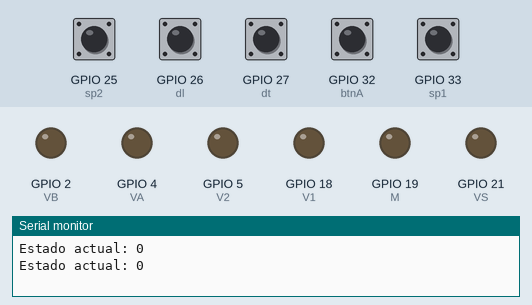
Recording of a sketch running on a simulated ESP32. Parts: output pins drawn as LEDs (lit = HIGH), the last lines printed to the serial monitor. The test bench sets the inputs (shaded band); at power-on: GPIO 25 (sp2), GPIO 26 (dl), GPIO 27 (dt), GPIO 32 (btnA), GPIO 33 (sp1) HIGH.

Above: at 1.2 s.
1.3 s: GPIO 32 (btnA) pulled LOW for 0.15 s
At 2.5 s:
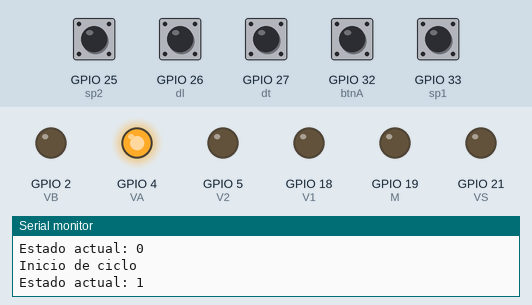
2.9 s: GPIO 33 (sp1) pulled LOW for 0.15 s
At 3.4 s:
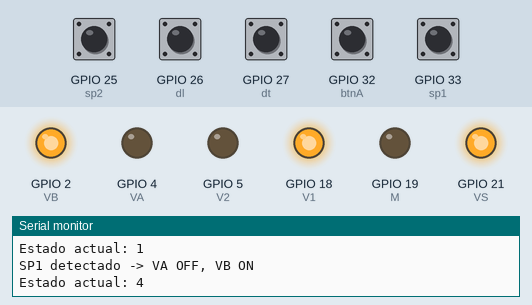
Timing chart, 0 to 5.9 s (numbered marks = the images above; inputs shaded):
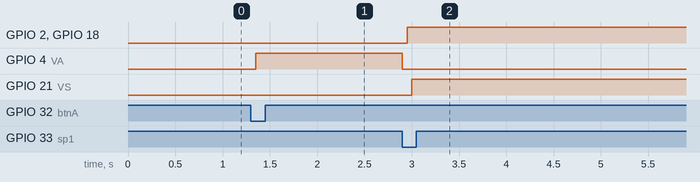

Measured:
- after the input at 1.3 s, GPIO 4 (VA): LOW → HIGH after 0.05 s
- after the input at 2.9 s, GPIO 2 (VB), GPIO 18 (V1): LOW → HIGH after 0.05 s; GPIO 4 (VA): HIGH → LOW at once; GPIO 21 (VS): LOW → HIGH after 0.10 s

The sketch:

Automat_tanque_rtos.ino
```cpp
// ============================================================
// PROGRAMA: Secuencia neumática con máquina de estados (ESP32 + FreeRTOS)
// Descripción: Control de válvulas, motor y sensores mediante tareas paralelas.
// ============================================================

// ------------------------------------------------------------
// CONFIGURACIÓN DEL NÚCLEO DEL ESP32
// ------------------------------------------------------------
#if CONFIG_FREERTOS_UNICORE
  static const BaseType_t app_cpu = 0;    // Si el ESP32 usa un solo núcleo -> usar núcleo 0
#else
  static const BaseType_t app_cpu = 1;    // Si usa dos núcleos -> usar el 1 (deja el 0 libre para WiFi/Bluetooth)
#endif


// ------------------------------------------------------------
// DECLARACIÓN DE PINES
// ------------------------------------------------------------

// Entradas (botones y sensores)
const int btnA = 32;   // Botón de inicio
const int sp1  = 33;   // Sensor de posición 1
const int sp2  = 25;   // Sensor de posición 2
const int dl   = 26;   // Sensor límite DL
const int dt   = 27;   // Sensor límite DT

// Salidas (válvulas, motor, etc.)
const int VA = 4;      // Válvula A
const int VB = 2;      // Válvula B
const int V2 = 5;      // Válvula 2
const int V1 = 18;     // Válvula 1
const int M  = 19;     // Motor
const int VS = 21;     // Válvula S


// ------------------------------------------------------------
// VARIABLES DE CONTROL
// ------------------------------------------------------------
int estado = 0;         // Representa el estado actual de la máquina de estados
bool start = false;     // Bandera (actualmente no utilizada)


// ------------------------------------------------------------
// TAREA PRINCIPAL: Secuencia del proceso
// ------------------------------------------------------------
void tareaSecuencia(void *parameter) {
  while (1) {   // Ciclo infinito de la tarea
    switch (estado) {

      // ------------------------------------------------------
      // ESTADO 0: Esperar botón de inicio
      // ------------------------------------------------------
      case 0:
        if (digitalRead(btnA) == LOW) {         // Si el botón se presiona (activo en bajo)
          Serial.println("Inicio de ciclo");
          estado = 1;                           // Avanza al siguiente estado
        }
        break;

      // ------------------------------------------------------
      // ESTADO 1: Activar válvula VA hasta que SP1 se active
      // ------------------------------------------------------
      case 1:
        digitalWrite(VA, HIGH);                 // Enciende válvula A
        if (digitalRead(sp1) == LOW) {          // Si el sensor SP1 se activa
          digitalWrite(VA, LOW);                // Apaga VA
          Serial.println("SP1 detectado -> VA OFF, VB ON");
          estado = 2;                           // Avanza al estado 2
        }
        break;

      // ------------------------------------------------------
      // ESTADO 3: (Versión alternativa, activa motor 10 s)
      // ------------------------------------------------------
      case 3:
        digitalWrite(VB, HIGH);                 // Enciende válvula B
        if (digitalRead(sp2) == LOW) {          // Si SP2 se activa
          digitalWrite(VB, LOW);                // Apaga VB
          Serial.println("SP2 detectado -> VB OFF, V2 ON (5s)");
          digitalWrite(M, HIGH);                // Enciende motor
          vTaskDelay(pdMS_TO_TICKS(10000));     // Espera 10 segundos
          digitalWrite(M, LOW);                 // Apaga motor
          estado = 4;                           // Pasa al estado 4
        }
        break;

      // ------------------------------------------------------
      // ESTADO 2: Activar VB y luego V1 hasta detectar DL
      // ------------------------------------------------------
      case 2:
        digitalWrite(VB, HIGH);                 // Enciende válvula B
        if (digitalRead(sp2) == LOW) {          // Si SP2 detecta posición
           digitalWrite(VB, LOW);               // Apaga VB
           Serial.println("SP2 detectado -> VB OFF, V2 ON (5s)");
        }

        digitalWrite(V1, HIGH);                 // Enciende válvula 1
        if (digitalRead(dl) == LOW) {           // Si sensor DL detecta
           digitalWrite(V1, LOW);               // Apaga V1
           Serial.println("DL detectado -> V1 OFF, M ON (10s)");
        }

        // Nota: Aquí el código pasa directamente al estado 4,
        //       aunque se podrían agregar más pasos intermedios.
        estado = 4;                             // Avanza al estado 4
        break;

      // ------------------------------------------------------
      // ESTADO 4: Activar VS hasta que DT se active
      // ------------------------------------------------------
      case 4:
        digitalWrite(VS, HIGH);                 // Enciende válvula S
        if (digitalRead(dt) == LOW) {           // Si sensor DT detecta
          digitalWrite(VS, LOW);                // Apaga VS
          Serial.println("DT detectado -> VS OFF, ciclo finalizado");
          estado = 0;                           // Regresa al inicio del ciclo
        }
        break;
    }

    // Pausa corta para no saturar la CPU
    vTaskDelay(pdMS_TO_TICKS(50));
  }
}


// ------------------------------------------------------------
// TAREA DE SEGURIDAD: Apagar todo si no hay ciclo activo
// ------------------------------------------------------------
void tareaSeguridad(void *parameter) {
  while (1) {
    if (estado == 0) {                   // Si el sistema está en reposo
      digitalWrite(VA, LOW);             // Apaga todas las salidas
      digitalWrite(VB, LOW);
      digitalWrite(V2, LOW);
      digitalWrite(V1, LOW);
      digitalWrite(M, LOW);
      digitalWrite(VS, LOW);
    }
    vTaskDelay(pdMS_TO_TICKS(100));      // Revisa cada 100 ms
  }
}


// ------------------------------------------------------------
// TAREA DE MONITOREO SERIAL
// ------------------------------------------------------------
void tareaMonitor(void *parameter) {
  while (1) {
    Serial.print("Estado actual: ");      // Imprime el estado actual
    Serial.println(estado);
    vTaskDelay(pdMS_TO_TICKS(1000));      // Cada 1 segundo
  }
}


// ------------------------------------------------------------
// CONFIGURACIÓN INICIAL
// ------------------------------------------------------------
void setup() {
  Serial.begin(115200);                   // Inicializa comunicación serial

  // Configura entradas con resistencias internas pull-up
  pinMode(btnA, INPUT_PULLUP);
  pinMode(sp1, INPUT_PULLUP);
  pinMode(sp2, INPUT_PULLUP);
  pinMode(dl, INPUT_PULLUP);
  pinMode(dt, INPUT_PULLUP);

  // Configura salidas
  pinMode(VA, OUTPUT);
  pinMode(VB, OUTPUT);
  pinMode(V2, OUTPUT);
  pinMode(V1, OUTPUT);
  pinMode(M, OUTPUT);
  pinMode(VS, OUTPUT);

  // --------------------------------------------------------
  // CREACIÓN DE TAREAS EN FreeRTOS
  // --------------------------------------------------------
  xTaskCreatePinnedToCore(tareaSecuencia, "Secuencia", 4096, NULL, 1, NULL, app_cpu); // Tarea principal
  xTaskCreatePinnedToCore(tareaSeguridad, "Seguridad", 2048, NULL, 1, NULL, app_cpu); // Apagado de seguridad
  xTaskCreatePinnedToCore(tareaMonitor,   "Monitor",   2048, NULL, 1, NULL, app_cpu); // Monitor serial
}


// ------------------------------------------------------------
// LOOP PRINCIPAL VACÍO
// ------------------------------------------------------------
void loop() {
  // No se usa. Todas las tareas corren en FreeRTOS.
}
```
